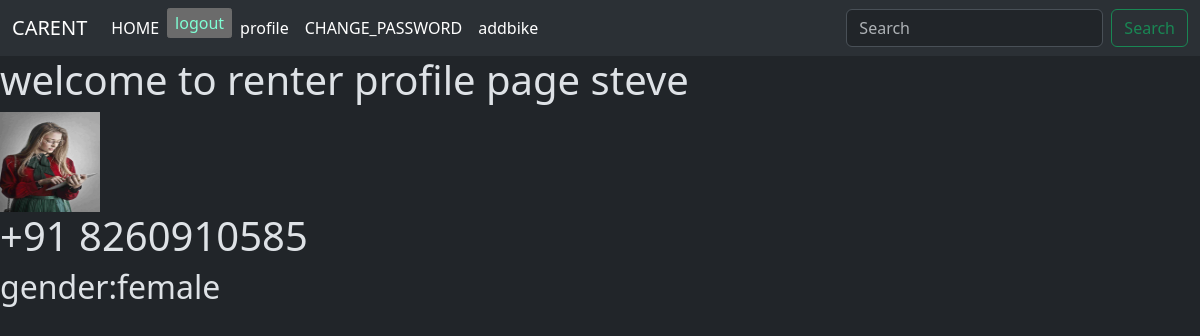
/renter/profile/ (signed in), run on the app's committed database.
### renter/models.py (models this page shows, shortened)
class RenterProfile(models.Model):
    username=models.ForeignKey(User,on_delete=models.CASCADE)
    phno=models.CharField(max_length=50)
    profile_pic=models.ImageField(upload_to='renter_profile/')
    gender=models.CharField(max_length=20)

### renter/views.py (the view)
# urls.py: path('profile/',renter_profile.as_view(),name='renter_profile'),
class renter_profile(View):
    def get(self,request):
        un=request.session.get('username')
        RUO=User.objects.get(username=un)
        RPO=RenterProfile.objects.get(username=RUO)
        d={'RPO':RPO,'RUO':RUO}
        return render(request,'renter/profile.html',d)

### templates/renter/profile.html (shortened to what this page needs)
{%extends 'index.html'%}
{%block body%}
<h1>welcome to renter profile page {{RUO.username}}</h1>
<img src="{{RPO.profile_pic.url}}" alt="" srcset="">
<h1>{{RPO.phno}}</h1>
<h2>gender:{{RPO.gender}}</h2>
{%endblock body%}

### templates/renter/profile.html (style rules this page uses)
img { width: 100px; height: 100px; }

### data on the page
RenterProfile: profile_pic (picture), phno "+91 8260910585", gender "female"

### other printed values
{{ RUO.username }} "steve"
